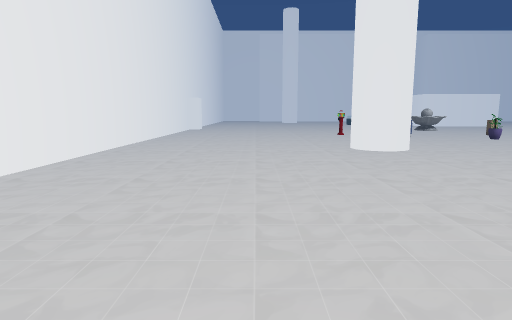
view 1 (above)

20 first-person views from a walk through a Unity game level. The camera is 1.4 m above the floor, tilts 8° down and sees 75° across. The floor is counted in squares, 1 m on a side. Each view is taken from the middle of a square. On the plan, view 1 faces up. The plan holds only what a view shows up to about 15 squares ahead; the rest is blank. The place goes on beyond the plan. Some animated figures are not drawn. Some surface patterns are stand-ins.

view 2
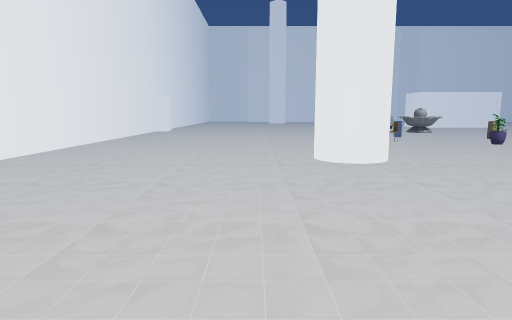

view 3
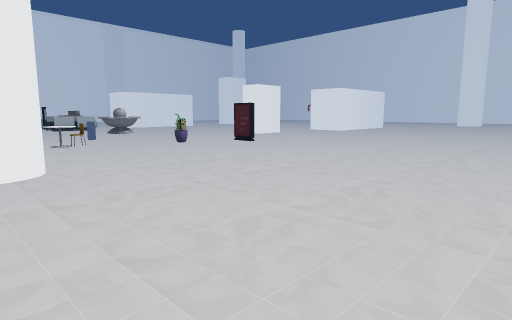

view 4
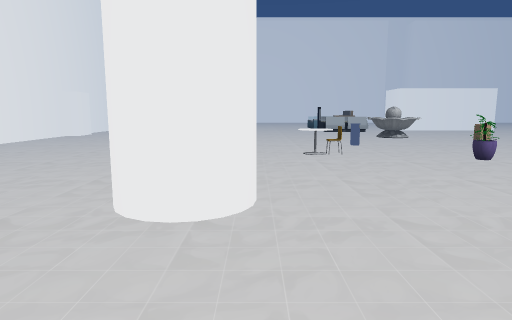

view 5
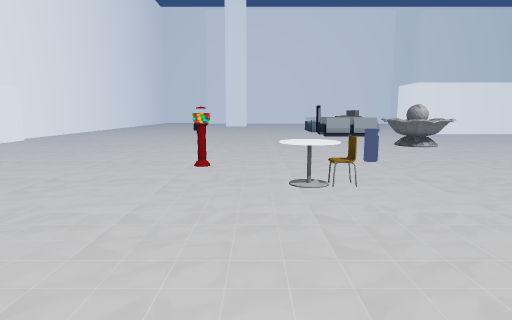

view 6
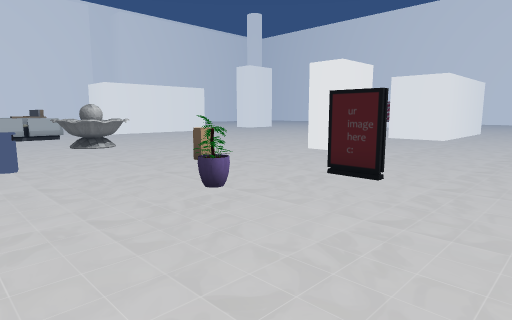

view 7
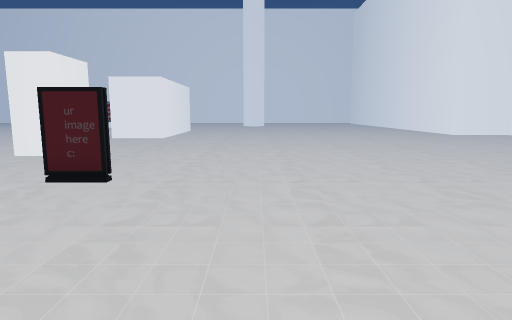

view 8
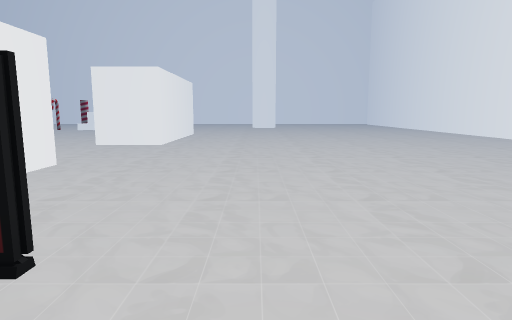

view 9
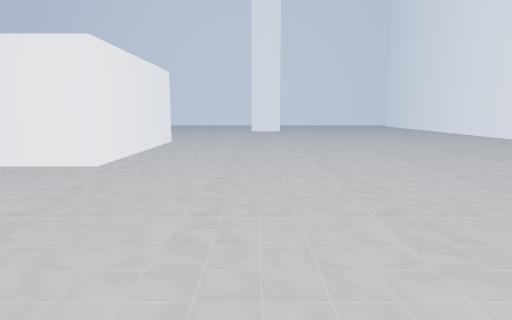

view 10
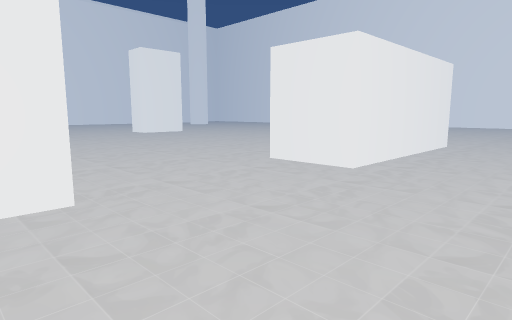

view 11
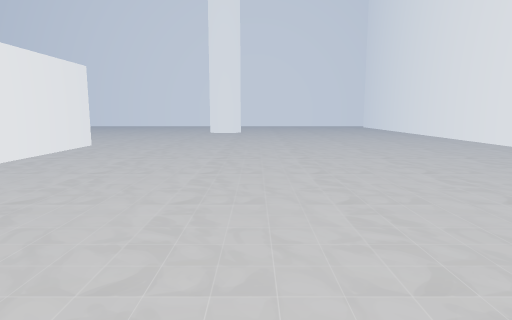

view 12
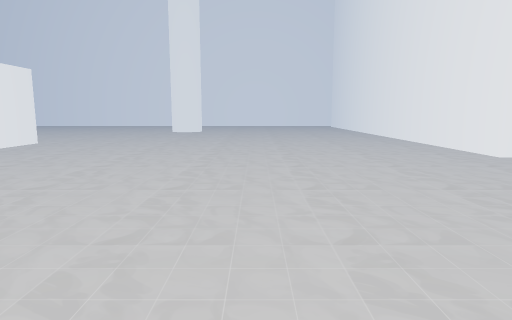

view 13
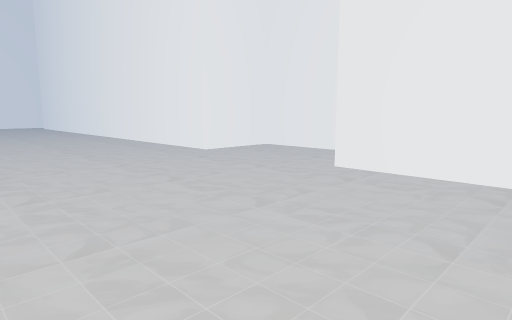

view 14
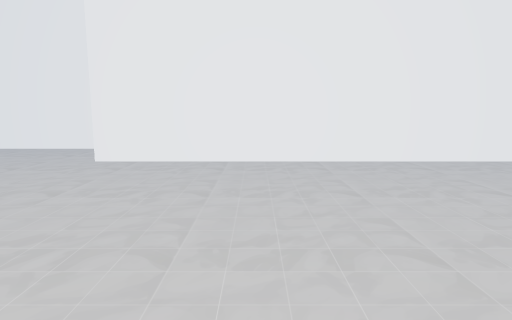

view 15
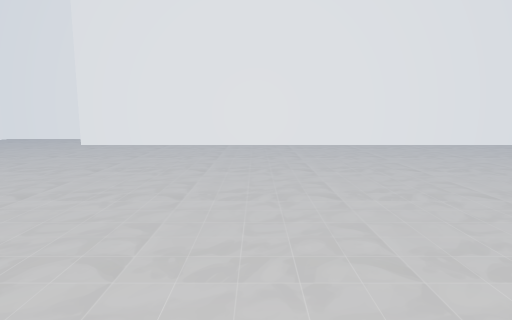

view 16
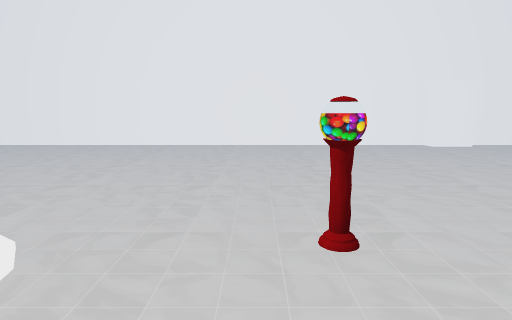

view 17
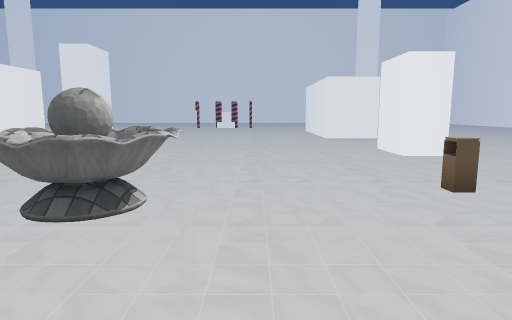

view 18
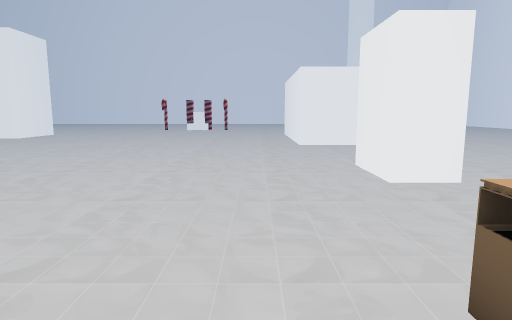

view 19
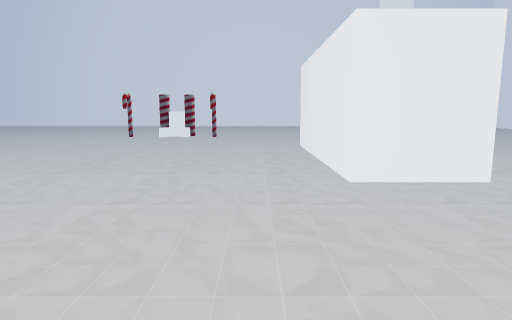

view 20
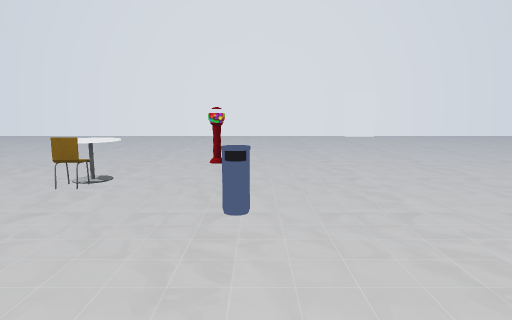

### Floor plan
Points are (right, up) in squares from view 1. A wall is a line through its corners. A room is listed if a view was taken in it or the views show most of it. See-through windows are left out.
Room 1 (views 1, 2, 3, 4, 5, 6, 7, 8, 9, 10, 11, 12, 13, 14, 15, 16, 17, 18, 19, 20)
walls: (15.7, 16) (15.7, 17.4); (5.9, 12.7) (5.6, 12.3) (5.1, 12.1) (4.5, 12.2); (5.4, 12.2) (4.9, 12.1); (3.9, 12.8) (3.8, 13.3); (5.8, 0.3) (24.8, 0.3); (35.6, 18.2) (27.7, 18.2) (27.7, 21.1) (35.6, 21.1); (26.4, -3.2) (30.5, -3.2) (30.5, 0.3) (36.1, 0.3); (-4.8, 30.1) (-4.8, 28.4) (-5.7, 28.4) (-5.7, 7.2)
objects: machine (5, 22) to (6, 22); table (8, 19) to (8, 20); chair (9, 19); bin (10, 23); flowerpot (13, 18); fountain (13, 26) to (15, 29); bin (15, 21); white block (19, 19) to (21, 20)

Positions as (right, up) in squares from view 1, and headings:
1: (0, 0), facing up
2: (2, 3), facing up
3: (4, 4), facing up-right
4: (6, 8), facing up
5: (7, 13), facing up
6: (9, 13), facing up-right
7: (9, 13), facing right
8: (13, 14), facing right
9: (19, 14), facing right
10: (20, 14), facing up-right
11: (21, 11), facing right
12: (20, 8), facing right
13: (20, 8), facing down-right
14: (20, 10), facing down
15: (17, 15), facing down
16: (9, 21), facing left
17: (9, 25), facing right
18: (13, 23), facing right
19: (21, 23), facing right
20: (15, 23), facing left
